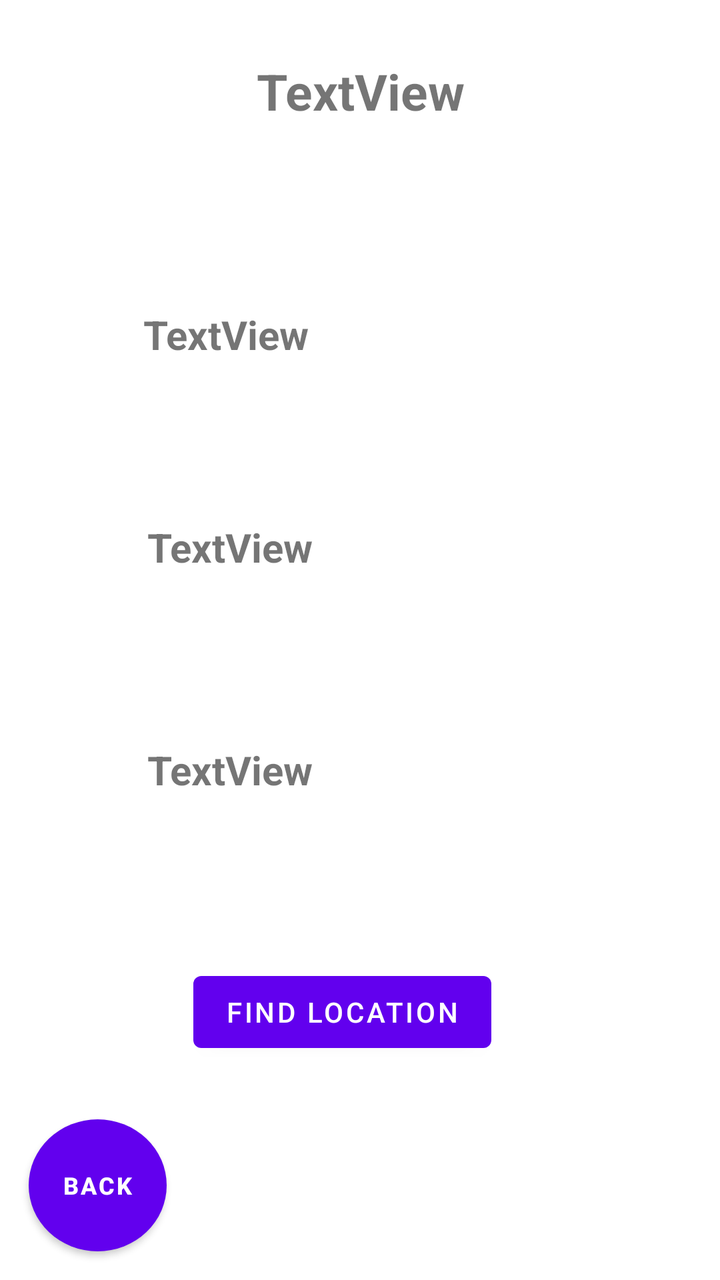
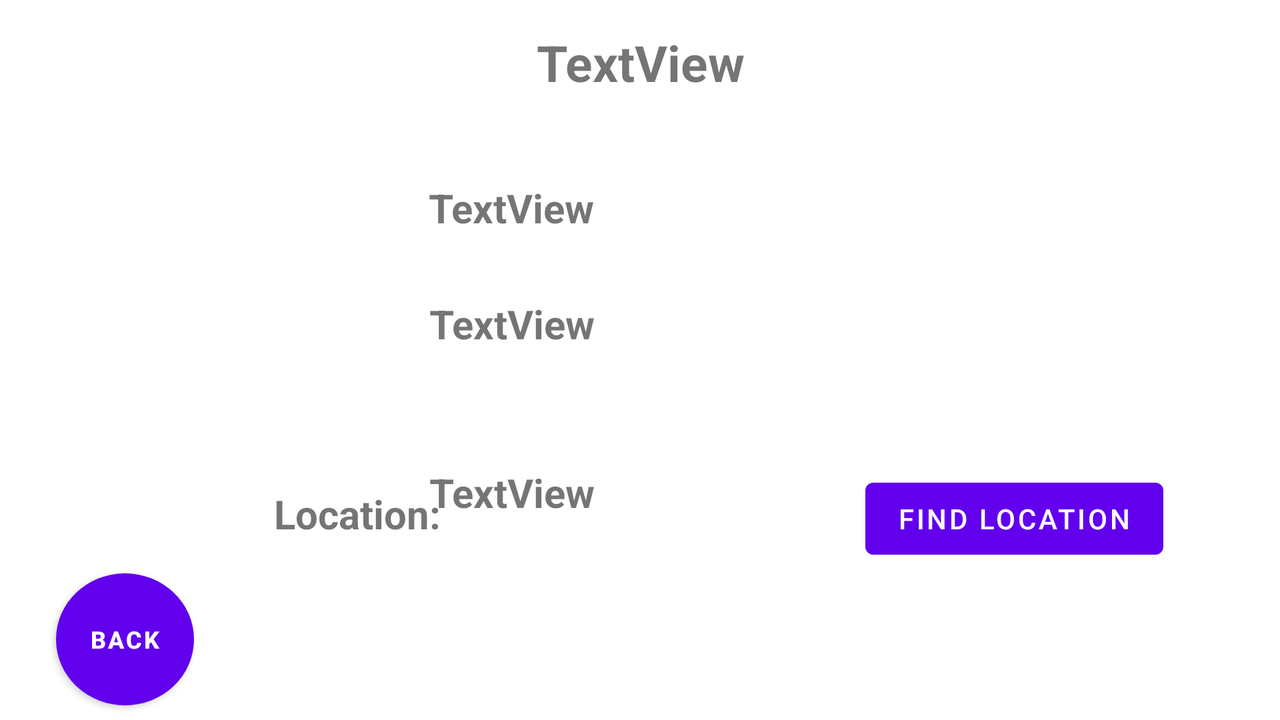

One screen, two layout resources from the same app: the default and the repository's alternative for another configuration. Each is rendered where Android would select it; the XML of both is given below.
<!-- AndroidManifest.xml: application theme Theme.Checkpoint3for5236 -->
<!-- res/layout/activity_in_person_meeting.xml -->
<?xml version="1.0" encoding="utf-8"?>
<androidx.constraintlayout.widget.ConstraintLayout xmlns:android="http://schemas.android.com/apk/res/android"
    xmlns:app="http://schemas.android.com/apk/res-auto"
    xmlns:tools="http://schemas.android.com/tools"
    android:layout_width="match_parent"
    android:layout_height="match_parent"
    tools:context=".InPersonMeetingActivity">

    <TextView
        android:id="@+id/inPersonMeeting"
        android:layout_width="188dp"
        android:layout_height="81dp"
        android:text="TextView"
        android:textAlignment="center"
        android:textSize="25sp"
        android:textStyle="bold"
        app:layout_constraintBottom_toBottomOf="parent"
        app:layout_constraintEnd_toEndOf="parent"
        app:layout_constraintStart_toStartOf="parent"
        app:layout_constraintTop_toTopOf="parent"
        app:layout_constraintVertical_bias="0.051" />

    <TextView
        android:id="@+id/meetingTitle"
        android:layout_width="217dp"
        android:layout_height="62dp"
        android:text="TextView"
        android:textSize="20sp"
        android:textStyle="bold"
        app:layout_constraintBottom_toBottomOf="parent"
        app:layout_constraintEnd_toEndOf="parent"
        app:layout_constraintStart_toStartOf="parent"
        app:layout_constraintTop_toTopOf="parent"
        app:layout_constraintVertical_bias="0.266" />

    <TextView
        android:id="@+id/meetingHost"
        android:layout_width="213dp"
        android:layout_height="82dp"
        android:text="TextView"
        android:textSize="20sp"
        android:textStyle="bold"
        app:layout_constraintBottom_toBottomOf="parent"
        app:layout_constraintEnd_toEndOf="parent"
        app:layout_constraintStart_toStartOf="parent"
        app:layout_constraintTop_toTopOf="parent"
        app:layout_constraintVertical_bias="0.466" />

    <TextView
        android:id="@+id/meetingLocation"
        android:layout_width="213dp"
        android:layout_height="74dp"
        android:text="TextView"
        android:textSize="20sp"
        android:textStyle="bold"
        app:layout_constraintBottom_toBottomOf="parent"
        app:layout_constraintEnd_toEndOf="parent"
        app:layout_constraintStart_toStartOf="parent"
        app:layout_constraintTop_toTopOf="parent"
        app:layout_constraintVertical_bias="0.656" />

    <Button
        android:id="@+id/searchLocation"
        android:layout_width="wrap_content"
        android:layout_height="wrap_content"
        android:text="Find Location"
        app:layout_constraintBottom_toBottomOf="parent"
        app:layout_constraintEnd_toEndOf="parent"
        app:layout_constraintHorizontal_bias="0.458"
        app:layout_constraintStart_toStartOf="parent"
        app:layout_constraintTop_toTopOf="parent"
        app:layout_constraintVertical_bias="0.814" />

    <Button
        android:id="@+id/BackFromInPersonToMeeting"
        android:layout_width="69dp"
        android:layout_height="66dp"
        android:background="@drawable/roundedbutton"
        android:text="Back"
        android:textSize="12sp"
        android:textStyle="bold"
        app:layout_constraintBottom_toBottomOf="parent"
        app:layout_constraintEnd_toEndOf="parent"
        app:layout_constraintHorizontal_bias="0.049"
        app:layout_constraintStart_toStartOf="parent"
        app:layout_constraintTop_toTopOf="parent"
        app:layout_constraintVertical_bias="0.975" />


</androidx.constraintlayout.widget.ConstraintLayout>
<!-- resources referenced by this layout -->
<resources>
  <!-- drawable roundedbutton (drawable) -->
  <?xml version="1.0" encoding="utf-8"?>
  <selector xmlns:android="http://schemas.android.com/apk/res/android">
      <item android:state_pressed="false">
          <shape android:shape="oval">
              <solid android:color="#ffffff"/>
          </shape>
      </item>
      <item android:state_pressed="true">
          <shape android:shape="oval">
              <solid android:color="#ffffff"/>
          </shape>
      </item>
  </selector>
  <style name="Theme.Checkpoint3for5236" parent="Theme.MaterialComponents.DayNight.DarkActionBar">
          
          <item name="colorPrimary">@color/purple_500</item>
          <item name="colorPrimaryVariant">@color/purple_700</item>
          <item name="colorOnPrimary">@color/white</item>
          
          <item name="colorSecondary">@color/teal_200</item>
          <item name="colorSecondaryVariant">@color/teal_700</item>
          <item name="colorOnSecondary">@color/black</item>
          
          <item name="android:statusBarColor" tools:targetApi="l">?attr/colorPrimaryVariant</item>
          
      </style>
</resources>
<!-- res/layout-land/activity_in_person_meeting.xml (the repository's variant of the layout above) -->
<!-- drawn on the phone turned sideways -->
<?xml version="1.0" encoding="utf-8"?>
<androidx.constraintlayout.widget.ConstraintLayout xmlns:android="http://schemas.android.com/apk/res/android"
    xmlns:app="http://schemas.android.com/apk/res-auto"
    xmlns:tools="http://schemas.android.com/tools"
    android:layout_width="match_parent"
    android:layout_height="match_parent"
    tools:context=".InPersonMeetingActivity">

    <TextView
        android:id="@+id/inPersonMeeting"
        android:layout_width="188dp"
        android:layout_height="81dp"
        android:text="TextView"
        android:textAlignment="center"
        android:textSize="25sp"
        android:textStyle="bold"
        app:layout_constraintBottom_toBottomOf="parent"
        app:layout_constraintEnd_toEndOf="parent"
        app:layout_constraintStart_toStartOf="parent"
        app:layout_constraintTop_toTopOf="parent"
        app:layout_constraintVertical_bias="0.051" />

    <TextView
        android:id="@+id/meetingTitle"
        android:layout_width="217dp"
        android:layout_height="62dp"
        android:text="TextView"
        android:textSize="20sp"
        android:textStyle="bold"
        app:layout_constraintBottom_toBottomOf="parent"
        app:layout_constraintEnd_toEndOf="parent"
        app:layout_constraintHorizontal_bias="0.507"
        app:layout_constraintStart_toStartOf="parent"
        app:layout_constraintTop_toTopOf="parent"
        app:layout_constraintVertical_bias="0.303" />

    <TextView
        android:id="@+id/meetingHost"
        android:layout_width="213dp"
        android:layout_height="82dp"
        android:text="TextView"
        android:textSize="20sp"
        android:textStyle="bold"
        app:layout_constraintBottom_toBottomOf="parent"
        app:layout_constraintEnd_toEndOf="parent"
        app:layout_constraintHorizontal_bias="0.503"
        app:layout_constraintStart_toStartOf="parent"
        app:layout_constraintTop_toTopOf="parent"
        app:layout_constraintVertical_bias="0.534" />

    <TextView
        android:id="@+id/meetingLocation"
        android:layout_width="213dp"
        android:layout_height="74dp"
        android:text="TextView"
        android:textSize="20sp"
        android:textStyle="bold"
        app:layout_constraintBottom_toBottomOf="parent"
        app:layout_constraintEnd_toEndOf="parent"
        app:layout_constraintHorizontal_bias="0.503"
        app:layout_constraintStart_toStartOf="parent"
        app:layout_constraintTop_toTopOf="parent"
        app:layout_constraintVertical_bias="0.813" />

    <Button
        android:id="@+id/searchLocation"
        android:layout_width="wrap_content"
        android:layout_height="wrap_content"
        android:text="Find Location"
        app:layout_constraintBottom_toBottomOf="parent"
        app:layout_constraintEnd_toEndOf="parent"
        app:layout_constraintHorizontal_bias="0.881"
        app:layout_constraintStart_toStartOf="parent"
        app:layout_constraintTop_toTopOf="parent"
        app:layout_constraintVertical_bias="0.754" />

    <Button
        android:id="@+id/backFromInPersonToMeeting"
        android:layout_width="69dp"
        android:layout_height="66dp"
        android:background="@drawable/roundedbutton"
        android:text="Back"
        android:textSize="12sp"
        android:textStyle="bold"
        app:layout_constraintBottom_toBottomOf="parent"
        app:layout_constraintEnd_toEndOf="parent"
        app:layout_constraintHorizontal_bias="0.049"
        app:layout_constraintStart_toStartOf="parent"
        app:layout_constraintTop_toTopOf="parent"
        app:layout_constraintVertical_bias="0.975" />

    <TextView
        android:id="@+id/textView11"
        android:layout_width="wrap_content"
        android:layout_height="wrap_content"
        android:text="Location:"
        android:textSize="20sp"
        android:textStyle="bold"
        app:layout_constraintBottom_toBottomOf="parent"
        app:layout_constraintEnd_toEndOf="parent"
        app:layout_constraintHorizontal_bias="0.246"
        app:layout_constraintStart_toStartOf="parent"
        app:layout_constraintTop_toTopOf="parent"
        app:layout_constraintVertical_bias="0.731" />


</androidx.constraintlayout.widget.ConstraintLayout>
